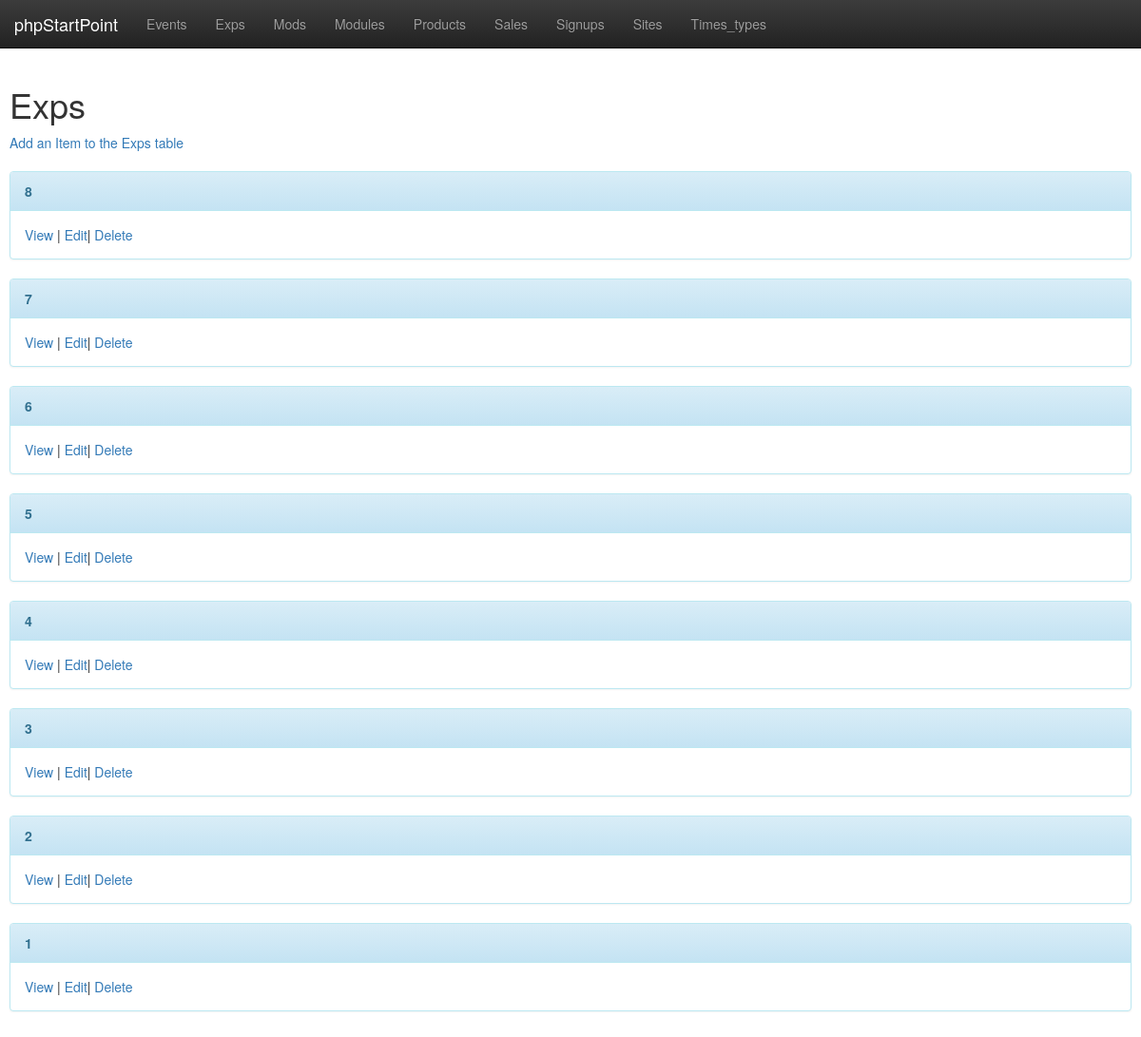
The app's page /pub/phpstartpoint/athcore/www/exps/index.php with its own data.
### tables this page shows
CREATE TABLE `exps` (
  `expsid` INT unsigned NOT NULL AUTO_INCREMENT,
  `name` varchar(128) NOT NULL,
  `periodical` INT NOT NULL DEFAULT '0',
  PRIMARY KEY (`expsid`)
);

### pub/phpstartpoint/athcore/lib/DB.php (called while the page is built, shortened)
<?php
class DB
    {
        public function __construct()
        {
            $config = parse_ini_file('/srv/ath/src/pub/phpstartpoint/athcore/etc/db.conf');
            $this->user = $config['dbuser'];
            $this->password = $config['dbpw'];
            $this->database = $config['db'];
            $this->host = $config['host'];
            $this->db = $this->connect();
        }
        protected function connect()
        {
            return new mysqli($this->host, $this->user, $this->password, $this->database);
        }
        public function query($query)
        {
            $result = $this->db->query($query);
            while ($row = $result->fetch_object()) {
                $results[] = $row;
            }
            return $results;
        }
    }
?>

### pub/phpstartpoint/athcore/www/exps/index.php (the view, shortened to what this page needs)
<?php
include "/srv/ath/src/pub/phpstartpoint/athcore/lib/DB.php";
$db = new DB();
include "/srv/ath/src/pub/phpstartpoint/athcore/tmpl/header.php";
?>
<h1>Exps</h1><div><a href="add.php">Add an Item to the Exps table</a></div><br>
<?php
$res = $db->query("SELECT SQL_CALC_FOUND_ROWS DISTINCT * FROM exps ORDER BY expsid DESC");
if (! empty($res)) {
	foreach($res as $r) {
		   ?>
<div class="panel panel-info">
	<div class="panel-heading">
		<strong><?php echo $r->expsid;?></strong>
	</div>
	<div class="panel-body">
		<a href="view.php?id=<?php echo $r->expsid;?>">View</a> |
		<a href="edit.php?id=<?php echo $r->expsid;?>">Edit</a>|
		<a href="delete.php?id=<?php echo $r->expsid;?>">Delete</a>
	</div>
</div>
<?php
	}
}else{
	?>
	<h2>No results found</h2>
	<?php
}
?>
<?php
include "/srv/ath/src/pub/phpstartpoint/athcore/tmpl/footer.php";
?>

### pub/phpstartpoint/athcore/www/css/sitestyle.css (style rules this page uses)
body { padding-top: 70px; padding-bottom: 30px; padding-left: 10px; padding-right: 10px; }

### records on screen
exps: expsid "8"
exps: expsid "7"
exps: expsid "6"
exps: expsid "5"
exps: expsid "4"
exps: expsid "3"
exps: expsid "2"
exps: expsid "1"
